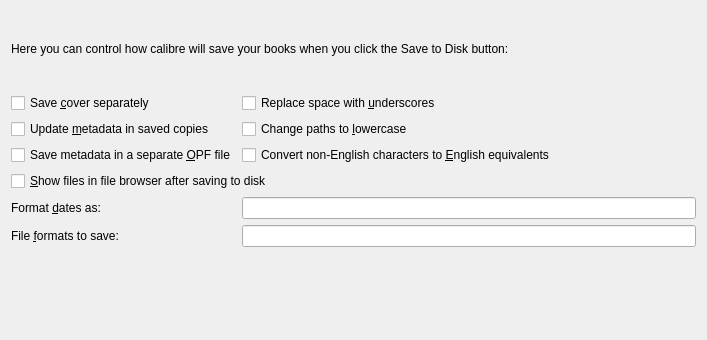
<?xml version="1.0" encoding="UTF-8"?>
<ui version="4.0">
 <class>Form</class>
 <widget class="QWidget" name="Form">
  <property name="geometry">
   <rect>
    <x>0</x>
    <y>0</y>
    <width>707</width>
    <height>340</height>
   </rect>
  </property>
  <property name="windowTitle">
   <string>Form</string>
  </property>
  <layout class="QGridLayout" name="gridLayout">
   <item row="0" column="0" colspan="2">
    <widget class="QLabel" name="label">
     <property name="text">
      <string>Here you can control how calibre will save your books when you click the Save to Disk button:</string>
     </property>
     <property name="wordWrap">
      <bool>true</bool>
     </property>
    </widget>
   </item>
   <item row="1" column="0">
    <widget class="QCheckBox" name="opt_save_cover">
     <property name="text">
      <string>Save &amp;cover separately</string>
     </property>
    </widget>
   </item>
   <item row="1" column="1">
    <widget class="QCheckBox" name="opt_replace_whitespace">
     <property name="text">
      <string>Replace space with &amp;underscores</string>
     </property>
    </widget>
   </item>
   <item row="2" column="0">
    <widget class="QCheckBox" name="opt_update_metadata">
     <property name="text">
      <string>Update &amp;metadata in saved copies</string>
     </property>
    </widget>
   </item>
   <item row="2" column="1">
    <widget class="QCheckBox" name="opt_to_lowercase">
     <property name="text">
      <string>Change paths to &amp;lowercase</string>
     </property>
    </widget>
   </item>
   <item row="6" column="0">
    <widget class="QLabel" name="label_2">
     <property name="text">
      <string>Format &amp;dates as:</string>
     </property>
     <property name="buddy">
      <cstring>opt_timefmt</cstring>
     </property>
    </widget>
   </item>
   <item row="6" column="1">
    <widget class="QLineEdit" name="opt_timefmt"/>
   </item>
   <item row="7" column="0">
    <widget class="QLabel" name="label_3">
     <property name="text">
      <string>File &amp;formats to save:</string>
     </property>
     <property name="buddy">
      <cstring>opt_formats</cstring>
     </property>
    </widget>
   </item>
   <item row="7" column="1">
    <widget class="QLineEdit" name="opt_formats"/>
   </item>
   <item row="8" column="0" colspan="2">
    <widget class="SaveTemplate" name="save_template" native="true"/>
   </item>
   <item row="3" column="1">
    <widget class="QCheckBox" name="opt_asciiize">
     <property name="text">
      <string>Convert non-English characters to &amp;English equivalents</string>
     </property>
    </widget>
   </item>
   <item row="3" column="0">
    <widget class="QCheckBox" name="opt_write_opf">
     <property name="text">
      <string>Save metadata in a separate &amp;OPF file</string>
     </property>
    </widget>
   </item>
   <item row="4" column="0" colspan="2">
    <widget class="QCheckBox" name="opt_show_files_after_save">
     <property name="text">
      <string>&amp;Show files in file browser after saving to disk</string>
     </property>
    </widget>
   </item>
  </layout>
 </widget>
 <customwidgets>
  <customwidget>
   <class>SaveTemplate</class>
   <extends>QWidget</extends>
   <header>calibre/gui2/preferences/save_template.h</header>
   <container>1</container>
  </customwidget>
 </customwidgets>
 <resources/>
 <connections/>
</ui>
